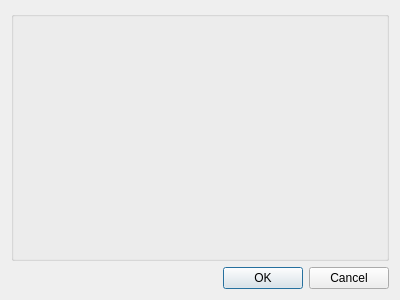
<?xml version="1.0" encoding="UTF-8"?>
<ui version="4.0">
 <class>SkillEdit</class>
 <widget class="QDialog" name="SkillEdit">
  <property name="geometry">
   <rect>
    <x>0</x>
    <y>0</y>
    <width>400</width>
    <height>300</height>
   </rect>
  </property>
  <property name="windowTitle">
   <string>Dialog</string>
  </property>
  <layout class="QVBoxLayout" name="verticalLayout">
   <item>
    <widget class="QGroupBox" name="skills">
     <property name="title">
      <string/>
     </property>
    </widget>
   </item>
   <item>
    <widget class="QDialogButtonBox" name="buttonBox">
     <property name="orientation">
      <enum>Qt::Horizontal</enum>
     </property>
     <property name="standardButtons">
      <set>QDialogButtonBox::Cancel|QDialogButtonBox::Ok</set>
     </property>
    </widget>
   </item>
  </layout>
 </widget>
 <resources/>
 <connections>
  <connection>
   <sender>buttonBox</sender>
   <signal>accepted()</signal>
   <receiver>SkillEdit</receiver>
   <slot>accept()</slot>
   <hints>
    <hint type="sourcelabel">
     <x>248</x>
     <y>254</y>
    </hint>
    <hint type="destinationlabel">
     <x>157</x>
     <y>274</y>
    </hint>
   </hints>
  </connection>
  <connection>
   <sender>buttonBox</sender>
   <signal>rejected()</signal>
   <receiver>SkillEdit</receiver>
   <slot>reject()</slot>
   <hints>
    <hint type="sourcelabel">
     <x>316</x>
     <y>260</y>
    </hint>
    <hint type="destinationlabel">
     <x>286</x>
     <y>274</y>
    </hint>
   </hints>
  </connection>
 </connections>
</ui>
